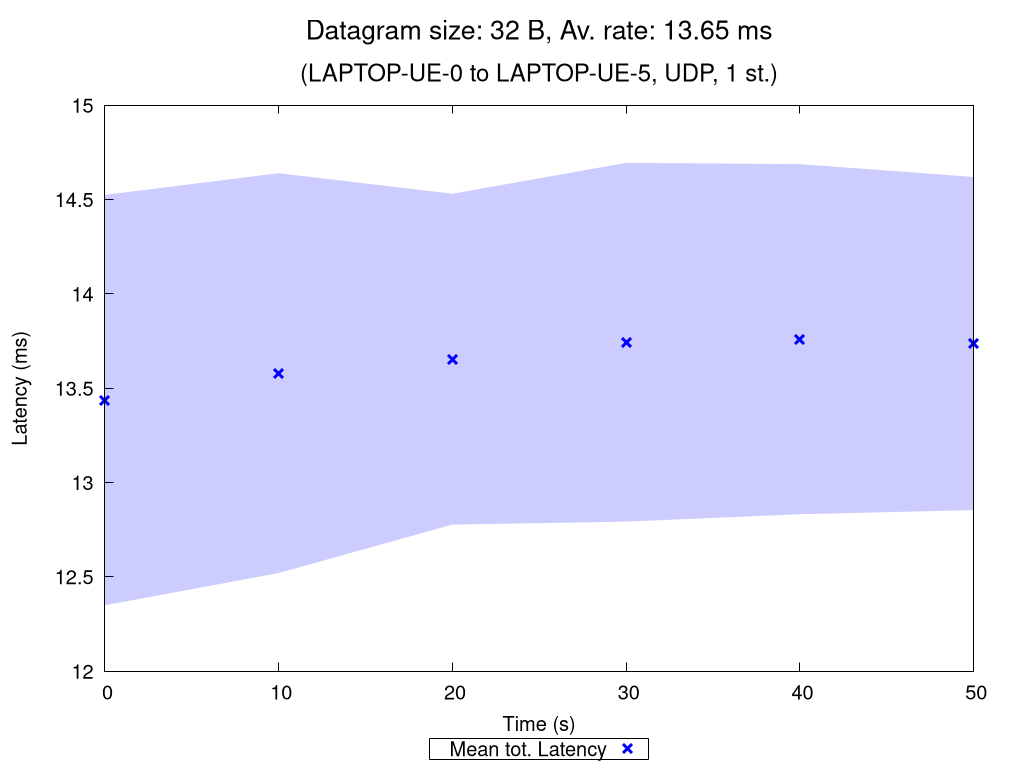

This chart was generated by the following gnuplot code:
set terminal pngcairo nocrop enhanced size 1024,768 font "Verdana,15"
set output "UDP_1_st_2020_10_11_23-38-01_one2two_00032B.png"

set title "{/=20 Datagram size: 32 B, Av. rate: 13.65 ms}\n\n{/=18 (LAPTOP-UE-0 to LAPTOP-UE-5, UDP, 1 st.)}"

set xlabel "Time (s)"
set ylabel "Latency (ms)"
set ytics nomirror
set key bmargin center horizontal box samplen 1 width -1
set bmargin 4.6
set rmargin 4.5

rf = 1.0  # rate factor
set style fill transparent solid 0.2 noborder
set autoscale xfix
plot "UDP_1_st_2020_10_11_23-38-01_one2two_00032B_iperf_processed.dat" using 1:($2/rf-$3/rf):($2/rf+$3/rf) with filledcurves lc rgb "blue" notitle, \
     "" using 1:($2/rf) with points pt 2 ps 1.5 lw 3 lc rgb "blue" title "Mean tot. Latency", \
